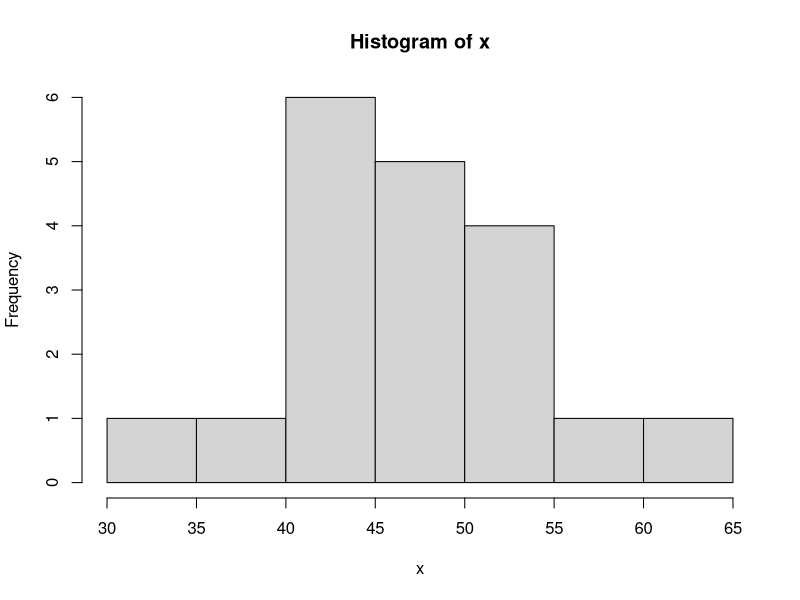
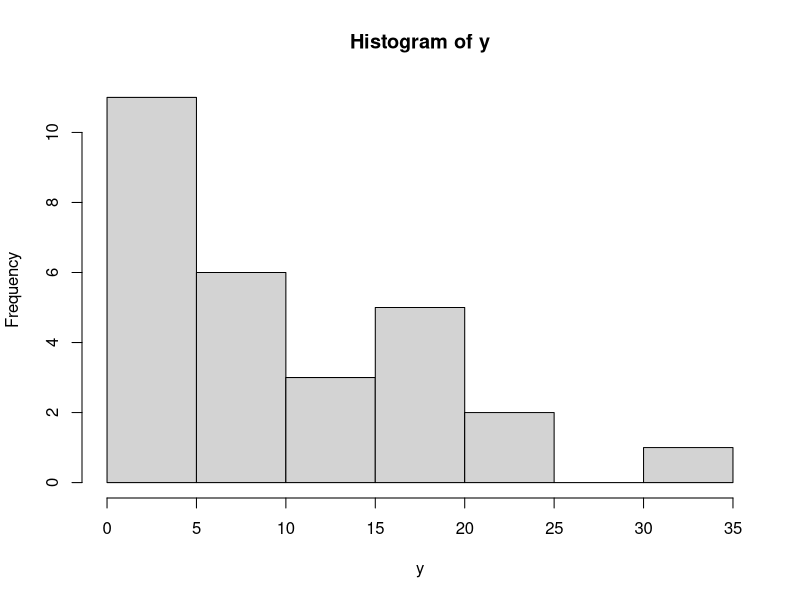

Write the R code that produced these figures, in order.
x <- c(40.3, 55, 45.7, 43.3, 50.3, 45.9, 53.5, 43, 44.2, 44, 47.4, 44, 33.6, 55.1, 48.8, 50.4, 37.8, 60.3, 46.6)
y <- c(20, 30.2, 2.2, 7.5, 4.4, 22.2, 16.6, 14.5, 21.4, 3.3, 6.6, 7.8, 10.6, 16.2, 14.5, 4.1, 15.8, 4.1, 2.4, 3.5, 8.5, 10, 1, 4.4, 1.3, 8.1, 4.7, 18.4)

hist(x)
hist(y)
var.test(x, y)
t.test(x, y, alternative = "two.sided", mu = 0, paired = FALSE, var.equal = TRUE, conf.level = 0.95)